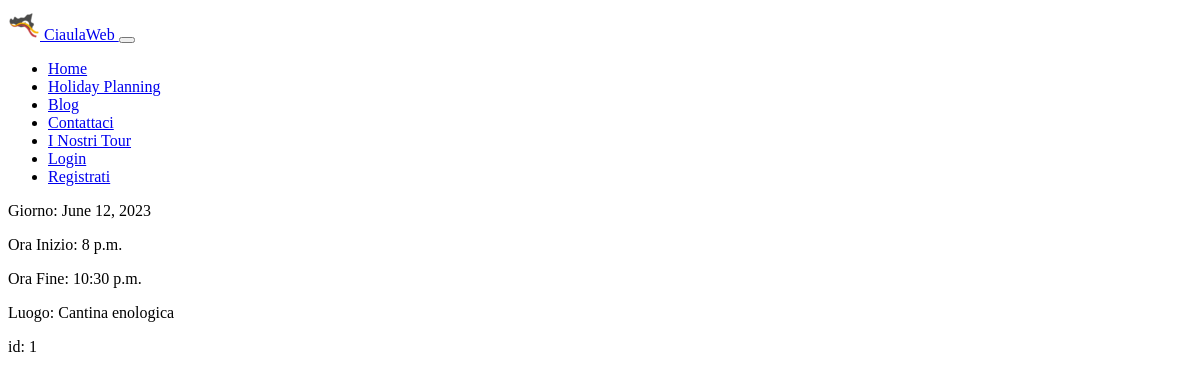
The app's page /HolidayPlanning/detscelta/1/, older data.
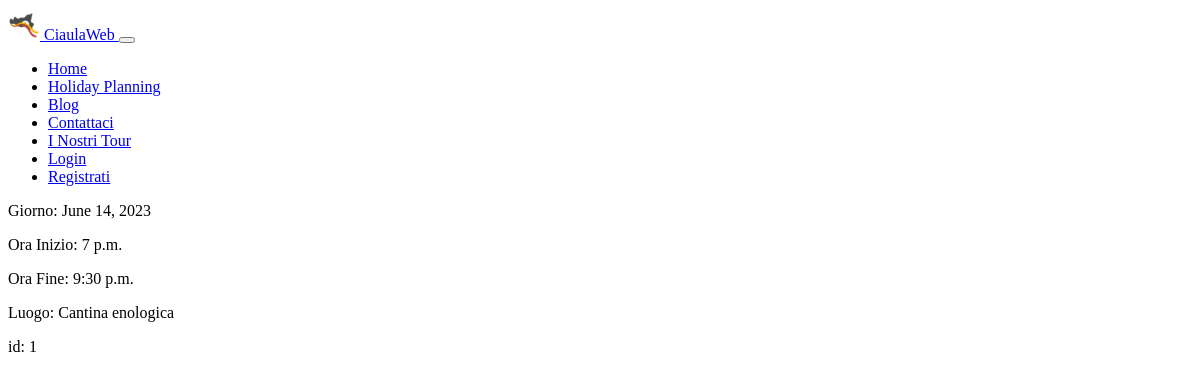
The same page, newer data.
### HolidayPlanning/models.py (models this page shows, shortened)
class Scelta(models.Model):
    giorno = models.DateField()  # scelto dall'utente
    attrazione = models.ForeignKey(to='Attrazione', on_delete=models.CASCADE, related_name="attrazione")
    oraInizio = models.TimeField(blank=True)  # scelta dall'utente
    oraFine = models.TimeField(blank=True)  # scelta dall'utente
    durata = models.DurationField()  # questi sono i secondi della durata
    posizioneInGiornata = models.IntegerField()  # numero progressivo
    class Meta:
        verbose_name = "Scelta"
        verbose_name_plural = "Scelte"

class Attrazione(models.Model):
    objects = None
    nome = models.CharField(max_length=200, primary_key=True)
    luogo = models.CharField(max_length=300)
    via = models.CharField(max_length=500)
    citta = models.CharField(max_length=200)
    costo = models.FloatField()
    tipo = models.CharField(max_length=200)
    oraApertura = models.TimeField('ora apertura')
    oraChiusura = models.TimeField('ora chiusura')
    descrizione = models.TextField()
    class Meta:
        verbose_name = "Attrazione"
        verbose_name_plural = "Attrazioni"

### HolidayPlanning/views.py (the view)
# urls.py: path("detscelta/<pk>/", DetailSceltaEntita.as_view(), name="dettaglioscelta"),
class DetailSceltaEntita(DetailView):
    model = Scelta
    template_name = "HolidayPlanning/dettaglioscelta.html"

### HolidayPlanning/templates/HolidayPlanning/dettaglioscelta.html (shortened to what this page needs)
{% extends "base.html" %}
{% block content %}
    <p>Giorno: {{ object.giorno }}</p>
    <p>Ora Inizio: {{ object.oraInizio }}</p>
    <p>Ora Fine: {{ object.oraFine }}</p>
    <p>Luogo: {{ object.attrazione.luogo }}</p>
    <p> id: {{ object.pk }}</p>
{% endblock %}

Row changes from the older to the newer data that the page shows:
changed Scelta "Cantina enologica": giorno "June 12, 2023" → "June 14, 2023"; oraInizio "8 p.m." → "7 p.m."; oraFine "10:30 p.m." → "9:30 p.m."
